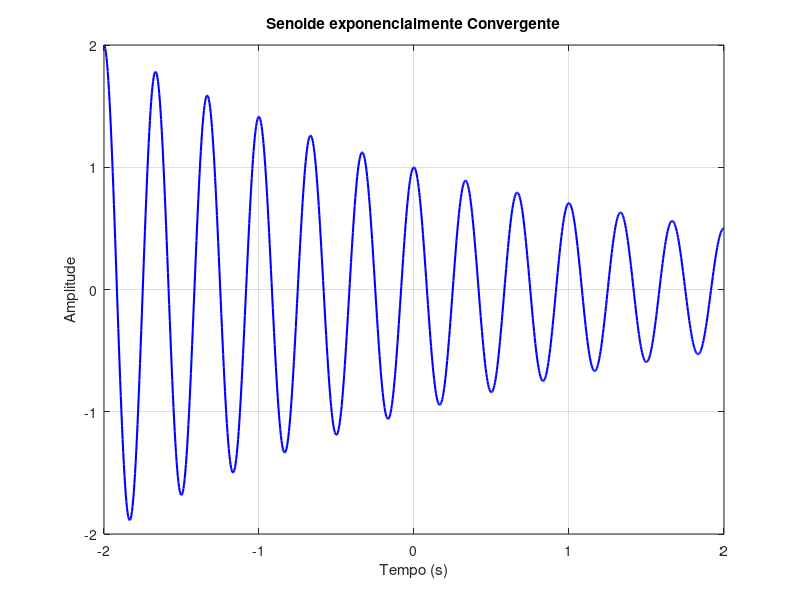

Source code (MATLAB):
% Parâmetros
A = 1;      % Amplitude inincial
f = 3;       % Frequência em Hz
w = 2 * pi * f; % Frequência Angular (rad/s)
alpha = log(2)/2; % Taxa de decaimento
t = linspace(-2, 2, 1000); % Intervalo de tempo

% Sinal da equação exponencialmente convergente
x = A * exp(-alpha * t) .* cos(w * t); 

% Grádico
figure;
plot(t, x, 'b', 'LineWidth', 1.5);
%hold on;
%plot(t, A * exp(-alpha * t), 'r--'); % Envoltória superior
%plot(t, -A * exp(-alpha * t), 'r--'); % Envoltória inferior
%hold off;

xlabel('Tempo (s)');
ylabel('Amplitude');
title('Senoide exponencialmente Convergente');
grid on;
